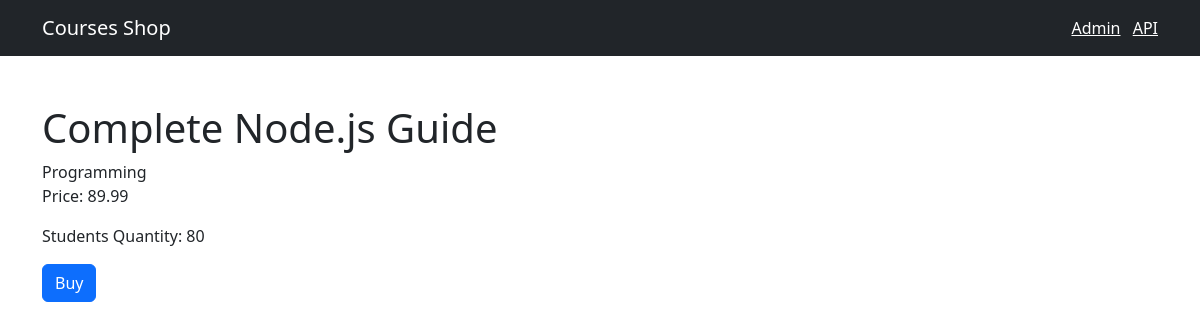
Page /2 on the earlier database version.
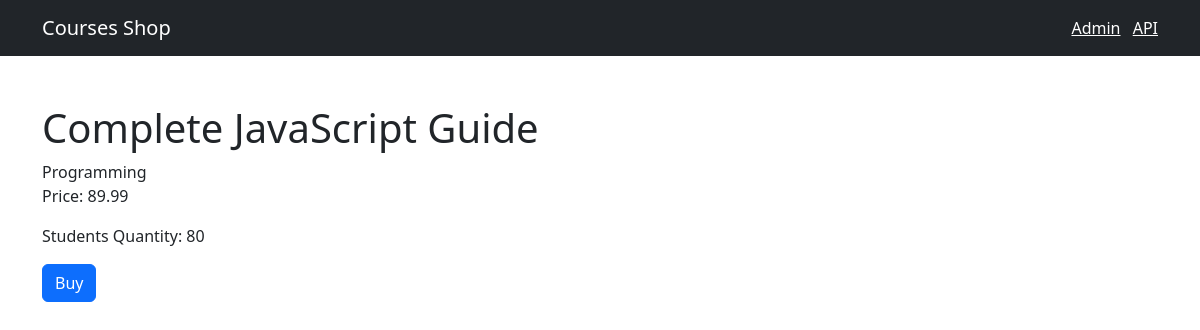
Same page on the later database version.
### shop/models.py (models this page shows, shortened)
class Course(models.Model):
    title = models.CharField(max_length=300)
    price = models.FloatField()
    students_qty = models.IntegerField()
    reviews_qty = models.IntegerField()
    category = models.ForeignKey(Category, on_delete=models.CASCADE)
    created_at = models.DateTimeField(default=timezone.now)

class Category(models.Model):
    title = models.CharField(max_length=255)
    created_at = models.DateTimeField(default=timezone.now)
    def __str__(self):
        return self.title

### shop/views.py (the view)
# urls.py: path("<int:course_id>", views.single_course, name="single_course"),
def single_course(request, course_id):
    try:
        course = Course.objects.get(pk=course_id)
        return render(request, "shop/single_course.html", {"course": course})
    except Course.DoesNotExist:
        raise Http404()

### templates/shop/single_course.html (shortened to what this page needs)
{% extends "base.html" %}
{%  block content %}
<h1 class="mt-5">{{ course.title }}</h1>
</h2>{{ course.category }}</h2>
<p>Price: {{ course.price }}</p>
<p>Students Quantity: {{ course.students_qty }}</p>
<button class="btn btn-primary">Buy</button>
{% endblock %}

Differences in the rows shown:
changed Course "Programming": title "Complete Node.js Guide" → "Complete JavaScript Guide"
